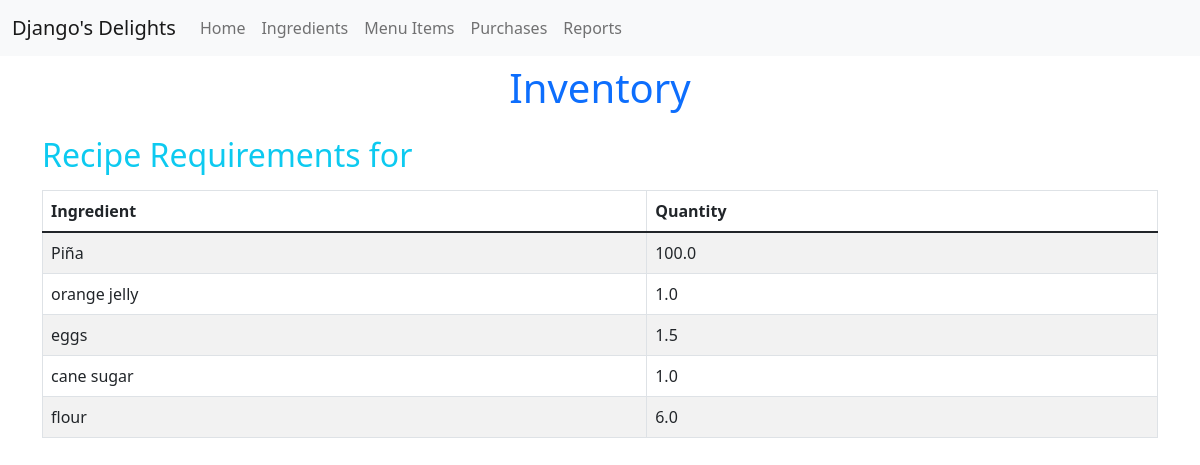
/reciperequirement/list/, run on an earlier commit of the app's database.
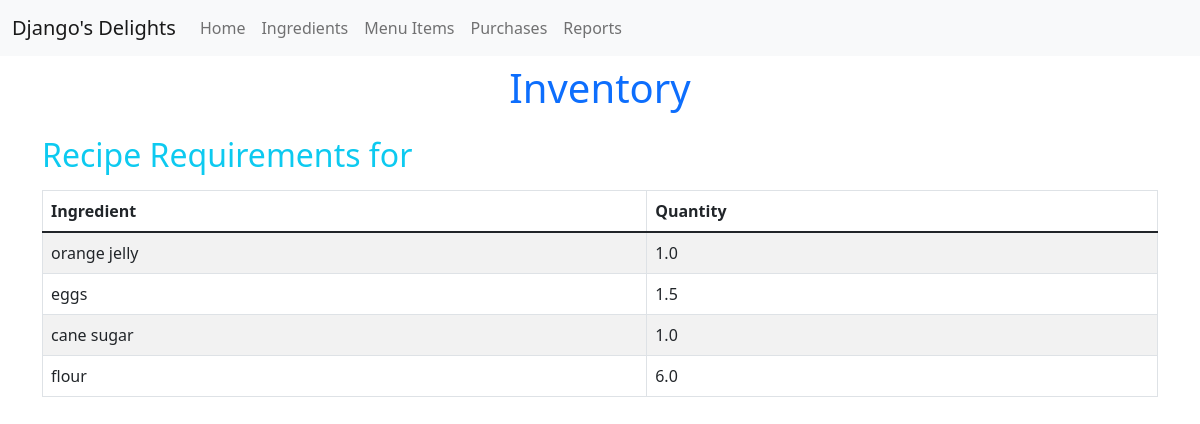
And on a later commit of the database.
### inventory/models.py (models this page shows, shortened)
class RecipeRequirement(models.Model):
    menu_item = models.ForeignKey(MenuItem, on_delete=models.CASCADE)
    ingredient = models.ForeignKey(Ingredient, on_delete=models.CASCADE)
    quantity = models.FloatField(default=0)

class Ingredient(models.Model):
    name = models.CharField(max_length=200, unique=True)
    quantity = models.FloatField(default=0)
    unit = models.CharField(max_length=50)
    unit_price = models.FloatField(default=0)

### inventory/views.py (the view)
# urls.py: path('reciperequirement/list/', views.RecipeRequirementList.as_view(), name="reciperequirementlist"),
class RecipeRequirementList(ListView):
   model = RecipeRequirement
   template_name = "inventory/menuitem/reciperequirement.html"

### inventory/templates/inventory/menuitem/reciperequirement.html (shortened to what this page needs)
{% extends "base.html" %}
{% load static %}
{% block content %}
<h1 class="text-primary text-center my-2">Inventory</h1>
<div class="container">
    <div class="d-flex justify-content-between align-items-center">
        <h2 class="text-info my-3">Recipe Requirements for {{menuitem.title}}</h2>
    </div>
    <table class="table inventory-table table-bordered table-striped table-hover">
        <thead>
            <tr>
                <th>Ingredient</th>
                <th>Quantity</th>
            </tr>
        </thead>
        <tbody>
            {% for recipe_requirement in object_list %}
            <tr>
                <td>
                    {{recipe_requirement.ingredient.name }}
                </td>
                <td class="price">{{ recipe_requirement.quantity }}</td>
            </tr>
            {% endfor %}
        </tbody>
    </table>
</div>
{% endblock %}

What changed in the data, as far as the page shows it:
removed RecipeRequirement: ingredient.name "Piña", quantity "100.0"
